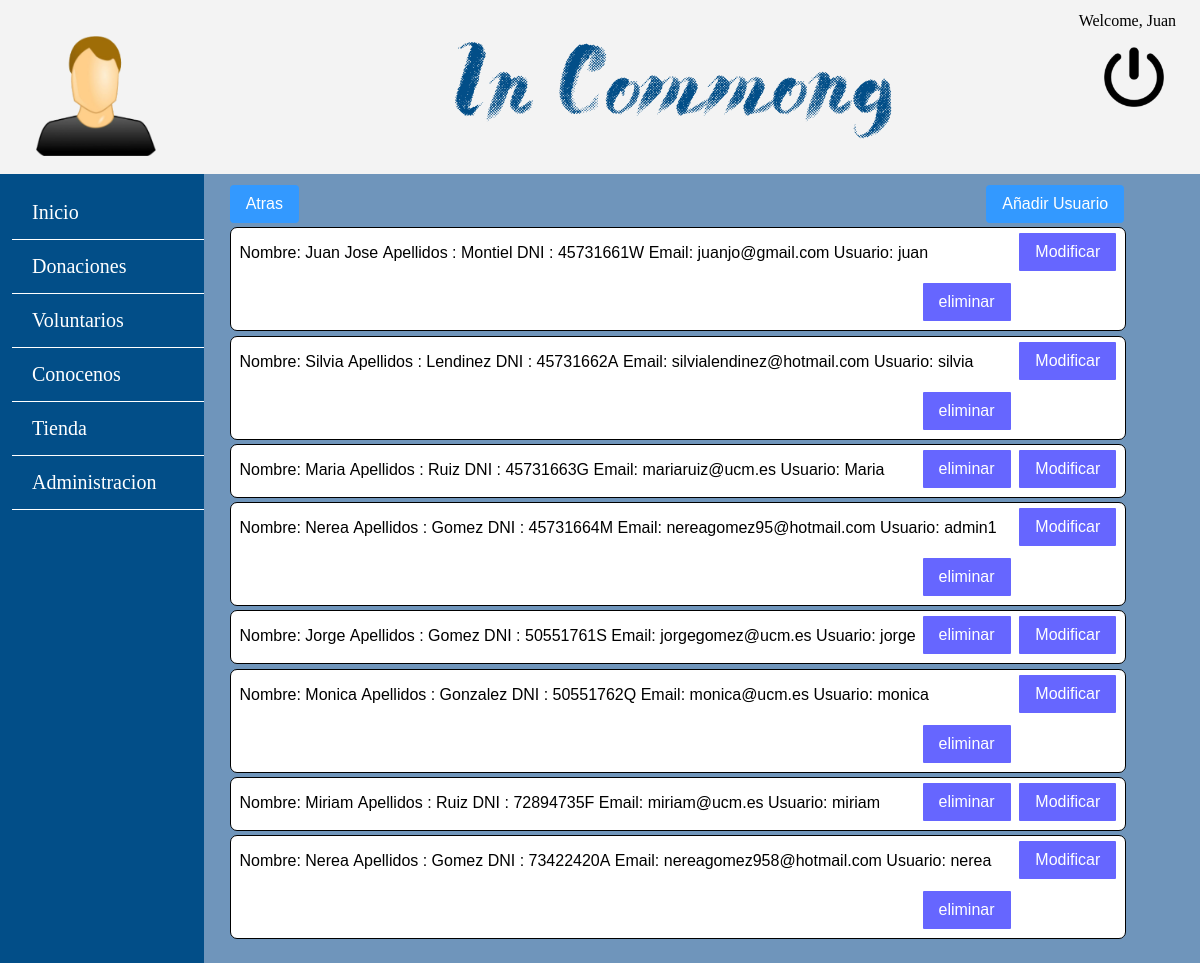
The page /vistaAdminUsuarios.php (signed in) on the database its author committed.
### tables this page shows
CREATE TABLE `usuario` (
  `DNI` varchar(9) NOT NULL,
  `nombre` varchar(20) NOT NULL,
  `apellidos` varchar(30) NOT NULL,
  `direccion` varchar(50) DEFAULT NULL,
  `cp` int(10) DEFAULT NULL,
  `usuario` varchar(20) NOT NULL,
  `pass` varchar(60) NOT NULL,
  `email` varchar(30) NOT NULL,
  `fechaNacimiento` date NOT NULL,
  `avatar` tinytext,
  `sexo` enum('Masculino','Femenino','','') NOT NULL,
  `telefono` int(11) NOT NULL,
  `tipo` enum('Admin','User','','') NOT NULL DEFAULT 'User'
);

### includes/DaoScripts/DAOUsuarios.php (called while the page is built, shortened)
<?php
	require_once '/../ModelScripts/usuario.php';
	class DaoUsuarios{
		function listaUsuarios($dni){
			$app = App::getSingleton();
            $con = $app->conexionBd();
			$sql = "SELECT * FROM usuario WHERE DNI<>'$dni'";
			$rs = $con->query($sql) or die ($con->error);
			if($rs->num_rows >0 )
			{
				while($lista[] = $rs->fetch_assoc());
				return ($lista);
			}
		}
	}
?>

### includes/ModelScripts/GestorUsuarios.php (called while the page is built, shortened)
<?php
require_once '/../DaoScripts/DAOUsuarios.php';
	class GestorUsuarios{
		private $dao;
		function __construct(){
			$this->dao = new DaoUsuarios();
		}
		public function getListaUsuarios($dni){
			$dniN = htmlspecialchars(trim(strip_tags($dni)));
			$lista = $this->dao->listaUsuarios($dniN);
			$array = new ArrayObject();
			for($i= 0; $i <sizeof($lista)-1 ; $i++){
				$array->append(new Usuario($lista[$i]['nombre'], $lista[$i]['DNI'],$lista[$i]['apellidos'], $lista[$i]['direccion'], $lista[$i]['cp'], $lista[$i]['usuario'],$lista[$i]['pass'],$lista[$i]['email'],$lista[$i]['fechaNacimiento'], $lista[$i]['avatar'],$lista[$i]['sexo'],$lista[$i]['telefono'], $lista[$i]['tipo']));
			}
			return $array;
		}
	}
?>

### includes/ModelScripts/usuario.php (called while the page is built, shortened)
<?php
	class Usuario
	{
		private $DNI;
		private $nombre;
   		private $apellidos;
		private $usuario;
		private $email;
		function __construct($nombre,$dni,$apellidos,$direccion,$cp,$usuario,$pass,$email,$fecha,$avatar,$sexo,$telefono, $tipo){
			$this->DNI=$dni;
			$this->nombre=$nombre;
	   		$this->apellidos=$apellidos;
			$this->usuario=$usuario;
			$this->email=$email;
		}
		public function getNombre(){ return $this->nombre;}
		public function getDNI(){ return $this->DNI;}
		public function getApellidos(){ return $this->apellidos;}
		public function getUsuario(){ return $this->usuario;}
		public function getEmail(){ return $this->email;}
	}
?>

### includes/ViewScripts/UsuariosVista.php (the view, shortened to what this page needs)
<?php
	class UsuariosVista{
		private $ListaUsuarios;
		function __construct(){
			require_once '/../ModelScripts/GestorUsuarios.php';
			$this->ListaUsuarios = new GestorUsuarios();
		}
function muestraUsuarios(){
		$dni= $_SESSION['DNI'];
		$lista = $this->ListaUsuarios->getListaUsuarios($dni);
		$iterator = $lista->getIterator();
		$num=0;
		while($iterator->valid()) {
			$nombre =  $iterator->current()->getNombre();
			$apellidos = $iterator->current()->getApellidos();
			$user = $iterator->current()->getUsuario();
			$email = $iterator->current()->getEmail();
			$DNI = $iterator->current()->getDNI();
			$direccion = $iterator->current()->getDireccion();
			$cp = $iterator->current()->getCP();
			$fechaNacimiento=  $iterator->current()->getFechaNacimiento();
			$avatar=  $iterator->current()->getAvatar();
			$telefono =  $iterator->current()->getTelefono();
			$sexo =  $iterator->current()->getSexo();
			$tipo =  $iterator->current()->getRol();
			  	 $html = <<<EOS
  				<div class="noticiaAdmin" id="usuarioAdmin$num">
				  		<p>Nombre: $nombre </p>
						<p>Apellidos : $apellidos </p>
						<p>DNI : $DNI </p>
						<p>Email: $email </p>
						<p>Usuario: $user </p>
				  		<form name="vista" action="vistaModificarUsuario.php" method="POST">
				  				<input type="hidden" name="DNI" id="usuario" value="$DNI" />
								<input type="hidden" name="nombre" value="$nombre" />
								<input type="hidden" name="apellidos"  value="$apellidos" />
								<input type="hidden" name="usuario"  value="$user" />
								<input type="hidden" name="email" value="$email" />
								<input type="hidden" name="direccion" value="$direccion" />
								<input type="hidden" name="cp" value="$cp" />
								<input type="hidden" name="fechaNacimiento" value="$fechaNacimiento" />
								<input type="hidden" name="avatar" value="$avatar" />
								<input type="hidden" name="telefono" value="$telefono" />
								<input type="hidden" name="sexo" value="$sexo" />
								<input type="hidden" name="tipo" value="$tipo" />
				  				<input name="button" type="submit" value="Modificar"></input>
						</form>
							<form action = "includes/formEliminaUsuario.php" method = "POST" >
								<input type = "hidden" name= "DNI" value = "$DNI">
								<input type = "submit" value = "eliminar">
							</form>
			  		</div>
EOS;
			echo $html;
		    $iterator->next();
			$num++;
		}
	}
}
?>

### css/colorsandtext.css (style rules this page uses)
html body { background: #024e88; }
.atrasYAniade form input[type=submit] { background-color: #3399ff; border: none; border-radius: 4px; color: white; font-size: 16px; }
.noticiaAdmin { margin-top: 0.5%; padding-left: 1%; width: 100%; border: 1px solid black; display: inline-block; float: left; background-color: white; }
.noticiaAdmin form input[type=submit] { background-color: #6666ff; border: none; border-radius:1px; color: white; font-size: 16px; }

### css/estilos.css (style rules this page uses)
html body { height: 100%; min-width: 850px; margin: 0%; }
.atrasYAniade form input[type=submit] { margin-top: 5px; padding: 10px 16px; text-align: center; display: inline-block; }
.noticiaAdmin { margin-top: 0.5%; padding-left: 1%; width: 100%; border: 1px solid black; border-radius: 7px; display: inline-block; float: left; }
.noticiaAdmin p { display: inline-block; }
.noticiaAdmin form { display: inline-block; float: right; margin-right: 1%; margin-bottom: 1%; }
.noticiaAdmin form input[type=submit] { margin-top: 5px; padding: 10px 16px; text-align: center; display: inline-block; }

### rows shown on the page
usuario: nombre "Juan Jose", apellidos "Montiel", DNI "45731661W", email "juanjo@gmail.com", usuario "juan"
usuario: nombre "Silvia", apellidos "Lendinez", DNI "45731662A", email "silvialendinez@hotmail.com", usuario "silvia"
usuario: nombre "Maria", apellidos "Ruiz", DNI "45731663G", email "mariaruiz@ucm.es", usuario "Maria"
usuario: nombre "Nerea", apellidos "Gomez", DNI "45731664M", email "nereagomez95@hotmail.com", usuario "admin1"
usuario: nombre "Jorge", apellidos "Gomez", DNI "50551761S", email "jorgegomez@ucm.es", usuario "jorge"
usuario: nombre "Monica", apellidos "Gonzalez", DNI "50551762Q", email "monica@ucm.es", usuario "monica"
usuario: nombre "Miriam", apellidos "Ruiz", DNI "72894735F", email "miriam@ucm.es", usuario "miriam"
usuario: nombre "Nerea", apellidos "Gomez", DNI "73422420A", email "nereagomez958@hotmail.com", usuario "nerea"

### other values the page prints
$_SESSION['nombre'] "Juan"
